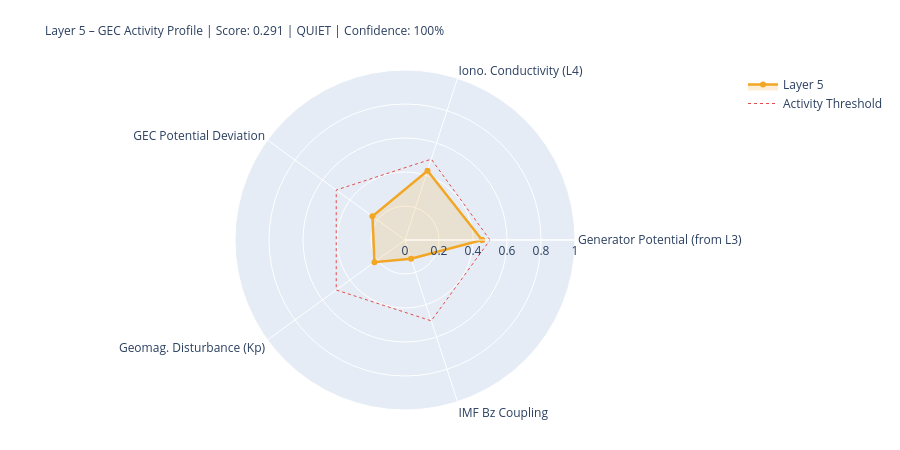

Notebook code cell kept with this figure:
### Markdown cell above
---
## 5. State Assessment & Handoff to Layer 6

### Code cell
# ============================================================
# LAYER-5-SCORE
# ============================================================

# Components
# 1) Generator activity (Layer-3-driven)
gen_score = norm(generator_strength, 0.3, 2.0)
gen_src   = 'from_layer3' if l3_thunder_score is not None else 'estimated'

# 2) Ionospheric conductivity (Layer-4-driven)
iono_score = norm(iono_cond_factor, 0.7, 1.4)
iono_src   = 'from_layer4' if l4_ioniz is not None else 'estimated'

# 3) GEC potential deviation from reference
pot_score = norm(abs(delta_V_pct), 0, 30)  # 0 = at reference, 1 = 30% deviation
pot_src   = 'derived'

# 4) Geomagnetic disturbance (Kp) – modulates vertical currents
kp_score = norm(kp_val, 0, 9)
kp_src   = 'primary' if kp_now is not None else 'from_layer4'

# 5) IMF Bz coupling (southward = stronger M-I coupling → GEC influence)
bz_score = norm(-(bz_now or 0), -5, 30) if bz_now is not None else None
bz_src   = 'primary' if bz_now is not None else 'missing'

COMPONENTS = {
    'Generator Potential (from L3)':  {'score': gen_score,   'source': 'derived_from_layer3', 'dynamic': True},
    'Iono. Conductivity (L4)':      {'score': iono_score,  'source': iono_src, 'dynamic': True},
    'GEC Potential Deviation':      {'score': pot_score,   'source': pot_src,  'dynamic': True},
    'Geomag. Disturbance (Kp)':         {'score': kp_score,    'source': kp_src,   'dynamic': True},
    'IMF Bz Coupling':               {'score': bz_score,    'source': bz_src,   'dynamic': True},
}

available   = {k: v['score'] for k, v in COMPONENTS.items() if v['score'] is not None}
unavailable = [k for k, v in COMPONENTS.items() if v['score'] is None]
layer5_score = round(sum(available.values()) / len(available), 4) if available else None
confidence   = round(len(available) / len(COMPONENTS), 2)
level = ('unknown' if layer5_score is None
         else 'quiet'   if layer5_score < 0.3
         else 'moderate' if layer5_score < 0.6
         else 'active')
dominant_l5 = max(available, key=available.get) if available else 'none'

# Kp consistency: separate 1-min raw value from score value
kp_1m_raw   = kp_now          # directly from API (can be 0.0 during live measurement)
kp_for_score = kp_val          # from Layer-0 context or estimated value if needed
kp_score_src = kp_src

W = 68
print('=' * W)
print('LAYER 5 – GLOBAL ELECTRIC CIRCUIT – STATE ASSESSMENT')
print('=' * W)
for name, comp in COMPONENTS.items():
    s = comp['score']
    if s is not None:
        bar = '█' * int(s*20) + '░' * (20-int(s*20))
        print(f'  {name:<34} {bar}  {s:.3f}  [{comp["source"]}]')
    else:
        print(f'  {name:<34} {"─"*20}  n/a   [missing]')
print('-' * W)
print(f'  Score:         {layer5_score:.3f}  ({len(available)}/{len(COMPONENTS)} components)')
print(f'  Confidence:    {confidence:.0%}')
print(f'  Level:         {level.upper()}')
print(f'  Dominant:      {dominant_l5}')
print(f'  V_iono:        {V_iono_mod:.1f} kV  (Δ {delta_V_pct:+.1f}% vs. Ref)')
print(f'  I_total:       {I_total_mod:.1f} A   (Δ {delta_I_pct:+.1f}% vs. Ref)')
print('=' * W)

# Radar
cats   = list(available.keys())
vals_r = list(available.values())
if len(cats) >= 3:
    fig = go.Figure()
    fig.add_trace(go.Scatterpolar(
        r=vals_r + [vals_r[0]], theta=cats + [cats[0]],
        fill='toself', fillcolor='rgba(242,166,35,0.18)',
        line=dict(color='#F2A623', width=2.5), name='Layer 5'
    ))
    fig.add_trace(go.Scatterpolar(
        r=[0.5]*(len(cats)+1), theta=cats+[cats[0]],
        line=dict(color='#E24B4A', dash='dot', width=1),
        mode='lines', name='Activity Threshold'
    ))
    fig.update_layout(
        title=dict(
            text=f'Layer 5 – GEC Activity Profile | Score: {layer5_score:.3f} | {level.upper()} | Confidence: {confidence:.0%}',
            font=dict(size=12)
        ),
        polar=dict(radialaxis=dict(visible=True, range=[0,1])),
        height=450, showlegend=True,
        margin=dict(l=80, r=80, t=70, b=40)
    )
    fig.show()

### Figure 1 — Plotly figure (JSON) as saved in the notebook; plotly's stock layout.template omitted (floating-point values rounded to 4 significant figures)
{"data": [{"fill": "toself", "fillcolor": "rgba(242,166,35,0.18)", "line": {"color": "#F2A623", "width": 2.5}, "name": "Layer 5", "r": [0.4535, 0.4287, 0.2367, 0.2222, 0.1154, 0.4535], "theta": ["Generator Potential (from L3)", "Iono. Conductivity (L4)", "GEC Potential Deviation", "Geomag. Disturbance (Kp)", "IMF Bz Coupling", "Generator Potential (from L3)"], "type": "scatterpolar"}, {"line": {"color": "#E24B4A", "dash": "dot", "width": 1}, "mode": "lines", "name": "Activity Threshold", "r": [0.5, 0.5, 0.5, 0.5, 0.5, 0.5], "theta": ["Generator Potential (from L3)", "Iono. Conductivity (L4)", "GEC Potential Deviation", "Geomag. Disturbance (Kp)", "IMF Bz Coupling", "Generator Potential (from L3)"], "type": "scatterpolar"}], "layout": {"height": 450, "margin": {"b": 40, "l": 80, "r": 80, "t": 70}, "polar": {"radialaxis": {"range": [0, 1], "visible": true}}, "showlegend": true, "title": {"font": {"size": 12}, "text": "Layer 5 – GEC Activity Profile | Score: 0.291 | QUIET | Confidence: 100%"}}}
